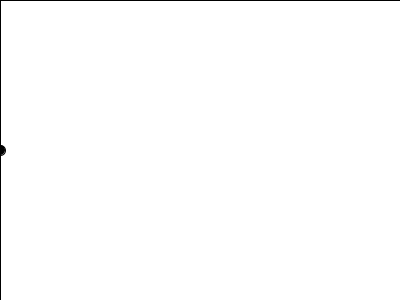
Frame 1 (no input)
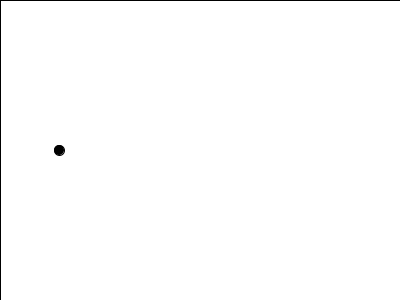
Frame 60 (the mouse pressed at the canvas centre just before this capture)
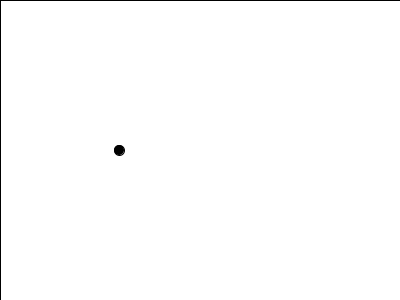
Frame 120 (the mouse held since frame 60 and released just before this capture)

The Processing sketch that drew these frames (run headless with seeded random() and noise(); from frame 60 on, the mouse is pressed at the canvas centre):

// Processing sketch: Day05_7_Counter_Animation
// ── Day05_7_Counter_Animation.pde
/* Counter Animation */

int counter; //dictates movement - only variable

void setup() {
  size(400,300);  
  frameRate(24); //you can adjust framerate to adjust speed of ball
  smooth();
  
}

void draw() {
  fill(255); //set color to white
  rect(0,0,400,300); // draws rectangle for background (each frame)
  fill(0); // set color to black

  ellipse(counter, 150, 10, 10); //draws circle at x-position based on time
  
  counter++; //you can also adjust the value added to counter to change the speed of the circle
//  counter += 2;
}
